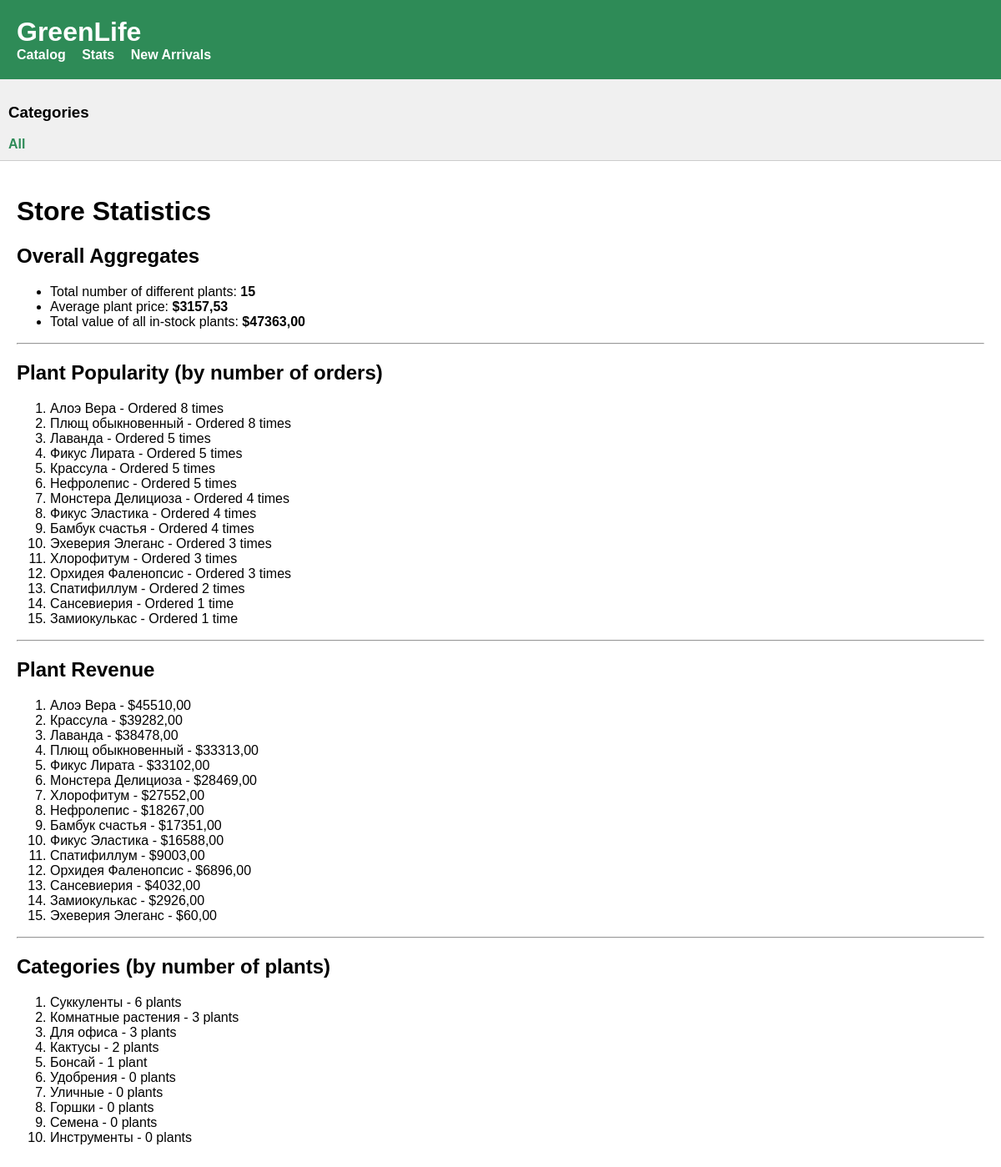
Screenshot of /stats/ with the database file from the repository.
### store/models.py (models this page shows, shortened)
class Plant(models.Model):
    category = models.ForeignKey(Category, related_name='plants', on_delete=models.CASCADE, verbose_name='Категория')
    name = models.CharField(max_length=200, verbose_name='Название растения')
    slug = models.SlugField(max_length=200, unique=True, verbose_name='Слаг')
    description = models.TextField(blank=True, verbose_name='Описание')
    price = models.DecimalField(max_digits=10, decimal_places=2, verbose_name='Цена')
    is_in_stock = models.BooleanField(default=True, verbose_name='В наличии')
    created_at = models.DateTimeField(auto_now_add=True, verbose_name='Дата создания')
    updated_at = models.DateTimeField(auto_now=True, verbose_name='Дата обновления')
    published_at = models.DateTimeField(default=timezone.now, verbose_name='Дата публикации')
    image = models.ImageField(upload_to='plants/%Y/%m/%d', blank=True, verbose_name='Изображение')
    manual = models.FileField(upload_to='manuals/%Y/%m/%d', blank=True, verbose_name='Инструкция по уходу (PDF)')
    tags = models.ManyToManyField('Tag', blank=True, related_name='plants', verbose_name='Теги')
    objects = models.Manager()
    available_plants = PlantManager()
    class Meta:
        ordering = ('name',)
        verbose_name = 'Растение'
        verbose_name_plural = 'Растения'
        indexes = [
            models.Index(fields=['id', 'slug']),
        ]

class Category(models.Model):
    name = models.CharField(max_length=200, verbose_name='Название')
    slug = models.SlugField(max_length=200, unique=True, verbose_name='Слаг (URL)')
    source_url = models.URLField(blank=True, verbose_name='Ссылка на описание (URL)')
    class Meta:
        ordering = ('name',)
        verbose_name = 'Категория'
        verbose_name_plural = 'Категории'

### store/views.py (the view)
# urls.py: path('stats/', views.stats_view, name='stats'),
def stats_view(request):
    total_plants = Plant.objects.count()
    total_value = Plant.objects.aggregate(total=Sum('price'))
    avg_price = Plant.objects.aggregate(average_price=Avg('price'))
    plants_by_popularity = Plant.objects.annotate(
        times_ordered=Count('order_items')
    ).order_by('-times_ordered')
    plants_with_revenue = Plant.objects.annotate(
        revenue=Sum(F('order_items__price') * F('order_items__quantity'))
    ).order_by('-revenue')
    categories_with_plant_count = Category.objects.annotate(
        num_plants=Count('plants')
    ).order_by('-num_plants')
    context = {
        'total_plants': total_plants,
        'total_value': total_value,
        'avg_price': avg_price,
        'plants_by_popularity': plants_by_popularity,
        'plants_with_revenue': plants_with_revenue,
        'categories_with_plant_count': categories_with_plant_count,
    }
    return render(request, 'store/stats.html', context)

### templates/store/stats.html (shortened to what this page needs)
{% extends "base.html" %}
{% block content %}
    <h1>Store Statistics</h1>
    <h2>Overall Aggregates</h2>
    <ul>
        <li>Total number of different plants: <strong>{{ total_plants }}</strong></li>
        <li>Average plant price: <strong>${{ avg_price.average_price|floatformat:2 }}</strong></li>
        <li>Total value of all in-stock plants: <strong>${{ total_value.total|floatformat:2 }}</strong></li>
    </ul>
    <hr>
    <h2>Plant Popularity (by number of orders)</h2>
    <ol>
        {% for plant in plants_by_popularity %}
            <li>{{ plant.name }} - Ordered {{ plant.times_ordered }} time{{ plant.times_ordered|pluralize }}</li>
        {% empty %}
            <li>No orders yet.</li>
        {% endfor %}
    </ol>
    <hr>
    <h2>Plant Revenue</h2>
    <ol>
        {% for plant in plants_with_revenue %}
            <li>{{ plant.name }} - ${{ plant.revenue|floatformat:2|default:"0.00" }}</li>
        {% empty %}
            <li>No orders yet.</li>
        {% endfor %}
    </ol>
    <hr>
    <h2>Categories (by number of plants)</h2>
    <ol>
        {% for category in categories_with_plant_count %}
            <li>{{ category.name }} - {{ category.num_plants }} plant{{ category.num_plants|pluralize }}</li>
        {% empty %}
            <li>No categories found.</li>
        {% endfor %}
    </ol>
{% endblock %}

### templates/base.html (style rules this page uses)
body { font-family: sans-serif; margin: 0; }

### rows the page displays
Plant: name "Алоэ Вера", times_ordered "8", revenue "45510,00"
Plant: name "Плющ обыкновенный", times_ordered "8", revenue "33313,00"
Plant: name "Лаванда", times_ordered "5", revenue "38478,00"
Plant: name "Фикус Лирата", times_ordered "5", revenue "33102,00"
Plant: name "Крассула", times_ordered "5", revenue "39282,00"
Plant: name "Нефролепис", times_ordered "5", revenue "18267,00"
Plant: name "Монстера Делициоза", times_ordered "4", revenue "28469,00"
Plant: name "Фикус Эластика", times_ordered "4", revenue "16588,00"
Plant: name "Бамбук счастья", times_ordered "4", revenue "17351,00"
Plant: name "Эхеверия Элеганс", times_ordered "3", revenue "60,00"
Plant: name "Хлорофитум", times_ordered "3", revenue "27552,00"
Plant: name "Орхидея Фаленопсис", times_ordered "3", revenue "6896,00"
Plant: name "Спатифиллум", times_ordered "2", revenue "9003,00"
Plant: name "Сансевиерия", times_ordered "1", revenue "4032,00"
Plant: name "Замиокулькас", times_ordered "1", revenue "2926,00"
Category: name "Суккуленты", num_plants "6"
Category: name "Комнатные растения", num_plants "3"
Category: name "Для офиса", num_plants "3"
Category: name "Кактусы", num_plants "2"
Category: name "Бонсай", num_plants "1"
Category: name "Удобрения", num_plants "0"
Category: name "Уличные", num_plants "0"
Category: name "Горшки", num_plants "0"
Category: name "Семена", num_plants "0"
Category: name "Инструменты", num_plants "0"

### other values shown
{{ total_plants }} "15"
{{ avg_price.average_price|floatformat:2 }} "3157,53"
{{ total_value.total|floatformat:2 }} "47363,00"
